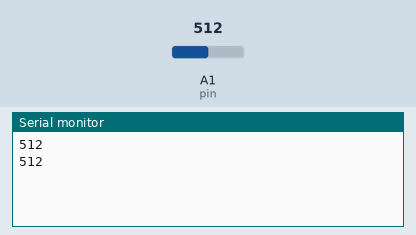
Simulated run of this sketch. Board: Arduino Uno, built with avr-gcc and run on an emulated ATmega328P. Parts: the last lines printed to the serial monitor. The inputs (shaded band) are chosen by the test bench; at power-on: A1 (pin) = 512.

Above: at 1.8 s.
1.9 s: A1 (pin) set to 716
At 2.8 s:
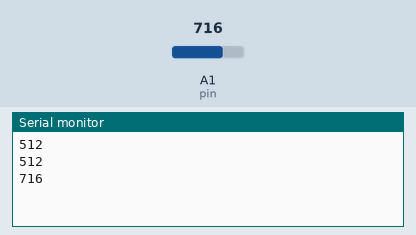
3.4 s: A1 (pin) set to 900
At 4.8 s:
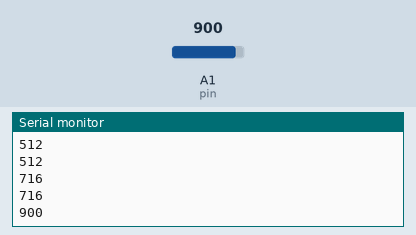
Timing chart, 0 to 6.4 s (numbered marks = the images above; inputs shaded):
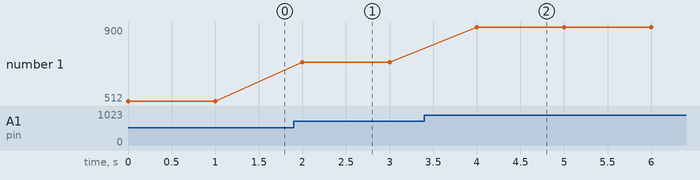

The sketch:

flexsensor.ino
```cpp
const byte pin=A1;

void setup() {
  // put your setup code here, to run once:
      Serial.begin(9600);
}

void loop() {
  // put your main code here, to run repeatedly:
      int value= analogRead(pin);
      Serial.println(value);
      delay(1000);
}
```

Measured:
- after the input at 1.9 s, the serial monitor: prints a new line after 0.10 s (image 1)
- after the input at 3.4 s, the serial monitor: prints a new line after 0.60 s (image 2)
- plotted number 1: 512 → 716 after the input at 1.9 s, 716 → 900 after the input at 3.4 s
